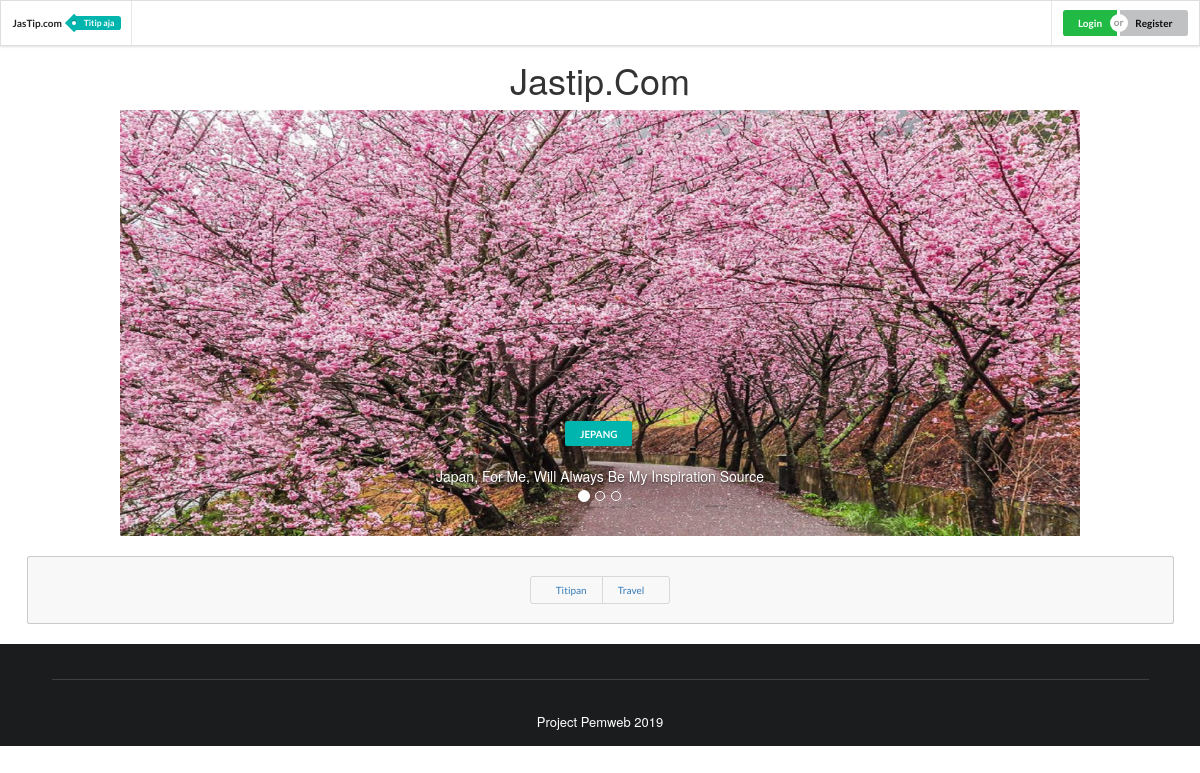
The page / on the database its author committed.
### tables this page shows
CREATE TABLE IF NOT EXISTS `slider` (
  `id_slider` int(11) NOT NULL,
  `gambar` varchar(2000) NOT NULL,
  `keterangan` varchar(2000) NOT NULL,
  `about` varchar(2000) NOT NULL
);

### application/controllers/HomeController.php (called while the page is built, shortened)
<?php
class HomeController extends CI_Controller
{
	function __construct()
	{
        $this->load->model('HomeModel');
        $this->load->library('session');
    }
	public function index()
	{
		$sessid1 = array(
			'sessid'	=> $this->session->userdata('id'),
			'username'  => $this->session->userdata('username'),
			'dana' => $this->session->userdata('dana')
		);
        $data = array (
        	'querySlider' => $this->HomeModel->get_slider(),
        	'query'		=> $this->HomeModel->get('id_category'),
	        'sessid'	=> $this->session->userdata('id'),
	        'css' => $this->load->view('include/css.php', NULL, TRUE),
	        'nav_menu' => $this->load->view('include/nav_menu.php',$sessid1,TRUE),
	        'footer' => $this->load->view('include/footer.php', NULL, TRUE)
	    );
		$this->load->view('homeView.php', $data);
	}
}

### index.php (called while the page is built, shortened)
<?php
require_once BASEPATH.'core/CodeIgniter.php';

### application/models/HomeModel.php (called while the page is built, shortened)
<?php if (!defined('BASEPATH')) exit('No direct script access allowed');
class HomeModel extends CI_Model {
    function get_table() {
        $table = "tbl_category";
        return $table;
    }
    function get($order_by) {
        $table = $this->get_table();
        $this->db->order_by($order_by);
        $query=$this->db->get($table);
        return $query;
    }
    function get_slider(){
        return $this->db->get('slider');
    }
}

### application/views/homeView.php (the view, shortened to what this page needs)
<!DOCTYPE html>
<html>
<head>
<?php
  echo $css;
?>
 <link rel="stylesheet" href="https://maxcdn.bootstrapcdn.com/bootstrap/3.3.7/css/bootstrap.min.css" >
</head>
<body>
  <?php
    echo $nav_menu;
  ?>
	</br></br><h1 style="text-align : center;">Jastip.Com</h1>
   <div style="width:80%; margin:auto;" id="myCarouselCustom" class="carousel slide" data-ride="carousel">
  <ol class="carousel-indicators">
   <li data-target="#myCarouselCustom" data-slide-to="0" class="active"></li>
   <li data-target="#myCarouselCustom" data-slide-to="1"></li>
   <li data-target="#myCarouselCustom" data-slide-to="2"></li>
  </ol>
  <div class="carousel-inner">
   <?php
   foreach ($querySlider->result() as $row):?>
   <div class="item <?php echo ($row->id_slider == 1) ? "active" : "";?> ">
    <img style="width: 100%;" src="<?php echo base_url().$row->gambar?>" alt="">
    <div class="carousel-caption">
    <form method="post">
    <input type="submit" name="btnEdit" class="ui teal button" formaction ="<?php echo base_url();?>index.php/TitipanHomeController/traveler" value="<?php echo $row->keterangan;?>"/>
     <p></br><?php echo $row->about; ?></p>
    </form>
    </div>
   </div>
   <?php endforeach;
   ?>
  </div>
 </div>
    <div class="ui huge message grid container center aligned">
      <div class="ui basic buttons">
        <button class="ui button">
          <?php echo anchor(base_url().'index.php/TitipanHomeController/show', "Titipan");?>
           </button>
        <button class="ui button">
          <?php echo anchor(base_url().'index.php/TravelHomeController/show', "Travel");?>
           </button>
      </div>
  </div>
  <?php
      echo $footer;
  ?>
</body>
</html>

### application/views/include/css.php (shortened to what this page needs)
<link rel="stylesheet" type="text/css" href="<?php echo base_url();?>assets/sm/semantic.min.css">
<link rel="stylesheet" type="text/css" href="<?php echo base_url();?>assets/sm/apaja.css">

### application/views/include/nav_menu.php (shortened to what this page needs)
<html>
<head>
</head>
<div class="ui fixed stackable menu">
  <div href="#" class="header item">
    JasTip.com&nbsp;&nbsp;<a href="<?php echo base_url();?>index.php/HomeController/index"class="ui teal tag label">&nbsp;&nbsp;Titip aja</a>
  </div>
  <div class="right menu">
    <?php
    if ($sessid == ""):?>
      <div class="item">
        <div class="ui buttons">
          <a href="<?php echo base_url();?>index.php/Login/index" class="ui positive button">Login</a>
        <div class="or"></div>
          <a href="<?php echo base_url();?>index.php/register/index" class="ui button active">Register</a>
        </div>
      </div>
    <?php endif; ?>
  </div>
</div>
</html>

### application/views/include/footer.php (shortened to what this page needs)
<div class="ui black inverted vertical footer segment">
  <div class="ui center aligned container">
    <div class="ui inverted section divider"></div>
    <div class="ui horizontal inverted small divided link list">
      Project Pemweb <?php echo date("Y");?>
    </div>
  </div>
</div>
</body>
</html>

### application/views/include/css.php (style rules this page uses)
body { background-color: #FFFFFF; }

### rows shown on the page
slider: gambar (picture), btnEdit "JEPANG", about "Japan, For Me, Will Always Be My Inspiration Source"

### other values the page prints
anchor(base_url().'index.php/TitipanHomeController/show', "Titipan") "Titipan"
anchor(base_url().'index.php/TravelHomeController/show', "Travel") "Travel"
